Frame 1 (no input): blank canvas, image omitted
Frame 60 (no input): blank canvas, image omitted
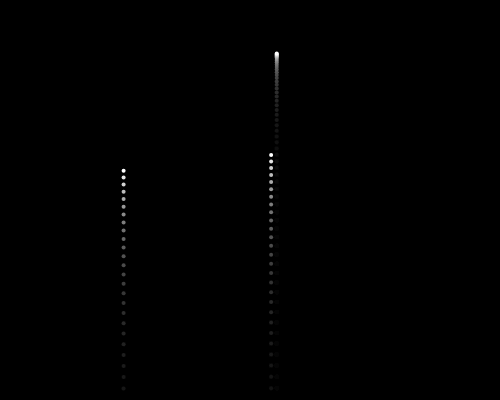
Frame 120 (the mouse pressed at the canvas centre since frame 60)

The p5.js sketch whose frames 1 and 60 were blank and that drew this single picture after the mouse press (run headless with seeded random() and noise() and a simulated clock; from frame 60 on, the mouse is pressed at the canvas centre):

// p5.js sketch
// ── sketch.js
/**
 * sketch.js
 *
 * p5.js 레퍼런스: http://p5js.org/reference
 * 웹기술 레퍼런스: http://developer.mozilla.org
 *
 * @author : https://github.com/Mosframe
 */


// -----------------------------------------------------------------
// 전역 변수들
// -----------------------------------------------------------------
var thisCanvas;
var widthSlider;
var heightSlider;
var fps;
var desc;
var changing = true;

// ...

var fireworks = [];
var gravity;

var explosionDamping;
var explosionForce;

var explosionDampingSlider;
var explosionForceSlider;

// ...


// -----------------------------------------------------------------
// p5.js 함수들
// -----------------------------------------------------------------

function preload () {

    createElement('h1','Fireworks : 불꽃(폭죽)');
    createDiv('');
    createDiv('파티클 수명관리 + 모션 블러 효과');

    createSpan('width:');
    widthSlider = createSlider( 100, 1000, 500, 10 ).changed( ()=>{
        reset();
    });
    createSpan('height:');
    heightSlider = createSlider( 100, 1000, 400, 10 ).changed( ()=>{
        reset();
    });
    createDiv('');

    // ...

    createSpan('explosionDamping:');
    explosionDampingSlider = createSlider( 0.7, 1, 0.9, 0.01 ).touchMoved( ()=>{
        explosionDamping = explosionDampingSlider.value();
    });
    createSpan('explosionForce:');
    explosionForceSlider = createSlider( 1, 20, 10, 0.01 ).touchMoved( ()=>{
        explosionForce = explosionForceSlider.value();
    });

    // ...

    createDiv('');
}

function setup () {

    reset();
}

function draw () {

    if( changing ) return;

    background(0, 25); // 모션 블러 효과

    // ...

    if( random(1) < 0.03 ) {
        fireworks.push( new Firework() );
    }

    for( var i=fireworks.length-1; i>=0; --i ) {

        if( fireworks[i].isDone() ) {
            fireworks.splice(i,1);
        } else {
            fireworks[i].update();
            fireworks[i].draw();
        }
    }



    // ...

    fps.html( 'fps : ' + floor(frameRate()) );
    desc.html(`
    fireworks=${fireworks.length}<br/>
    explosionDamping=${explosionDamping}<br/>
    explosionForce=${explosionForce}<br/>
    `);
}


// -----------------------------------------------------------------
// 사용자 정의 함수들
// -----------------------------------------------------------------


function reset () {

    changing = true;

    // 캔버스 설정

    var width   = widthSlider.value();
    var height  = heightSlider.value();

    if( !thisCanvas ) {
        thisCanvas = createCanvas(width,height);
    } else {
        resizeCanvas(width,height);
    }

    //frameRate(5);
    pixelDensity(1);
    //colorMode(HSB);
    background(0);

    // ...

    stroke(255);
    strokeWeight(4);

    gravity = createVector( 0, 0.2 );

    explosionDamping    = explosionDampingSlider.value();
    explosionForce      = explosionForceSlider.value();


    // ...

    if( !fps  ) fps  = createDiv('');
    if( !desc ) desc = createDiv(desc);

    changing = false;
}


// ── firework.js
/**
 * firework.js
 *
 * @author : https://github.com/Mosframe
 */


// -----------------------------------------------------------------
// 불꽃
// -----------------------------------------------------------------
class Firework {

    // 생성자

    constructor ( x, y ) {

        this.particle = new Particle( random(width), height, true );
        this.exploded = false; // 폭발했다
        this.children = [];
    }

    // 임무 완료 체크

    isDone () {
        // 임무 : 폭발했음 + 자식이 모두 임무를 완료함
        return this.exploded && this.children.length == 0;
    }

    // 업데이트

    update () {

        // 메인 파티클

        if( !this.exploded ) {

            this.particle.addForce( gravity );
            this.particle.update();

            // 최고 높이 감지

            if( this.particle.vel.y >= 0 ) {
                this.exploded = true;
                this.explode();
            }
        }

        // 자식 파티클 갱신
        for( var i=this.children.length-1; i>=0; --i ) {
            this.children[i].addForce( gravity );
            this.children[i].update();
            if( this.children[i].isDone() ) {
                this.children.splice(i,1);
            }
        }
    }

    // 폭발

    explode () {

        for( var i=0; i<100; ++i ) {
            var p = new Particle( this.particle.pos.x, this.particle.pos.y, false );
            this.children.push(p);
        }

    }

    // 드로잉

    draw () {

        if( !this.exploded ) {
            this.particle.draw();
        }

        for( var i=0; i<this.children.length; ++i ) {
            this.children[i].draw();
        }
    }

}
// ── particle.js
/**
 * particle.js
 *
 * @author : https://github.com/Mosframe
 */


// -----------------------------------------------------------------
// 파티클
// -----------------------------------------------------------------
class Particle {

    // 생성자

    constructor ( x, y, isRoot ) {

        this.isRoot     = isRoot;
        this.lifespan   = 255; // 수명
        this.pos = createVector(x,y); // position

        if( this.isRoot ) {
            this.vel = createVector(0,random(-12,-8)); // velocity
        } else {
            this.vel = p5.Vector.random2D();
            this.vel.mult( random(0.1, explosionForce) );
        }
        this.acc = createVector(0,0); // acceleration
    }

    // 힘을 가한다.

    addForce ( force ) {

        this.acc.add(force);
    }

    // 임무 완료 체크

    isDone () {
        return this.lifespan < 0;
    }

    // 업데이트

    update () {

        // 폭발 감속, 수명 감소

        if( !this.isRoot ) {
            this.vel.mult( explosionDamping );
            this.lifespan -= 4;
        }

        this.vel.add( this.acc );
        this.pos.add( this.vel );
        this.acc.mult( 0 );
    }

    // 드로잉

    draw () {
        if( !this.isRoot ) {
            strokeWeight( 2 );
            stroke( 255, this.lifespan );
        } else {
            strokeWeight( 4 );
            stroke( 255 );
        }
        point( this.pos.x, this.pos.y );
    }


}
